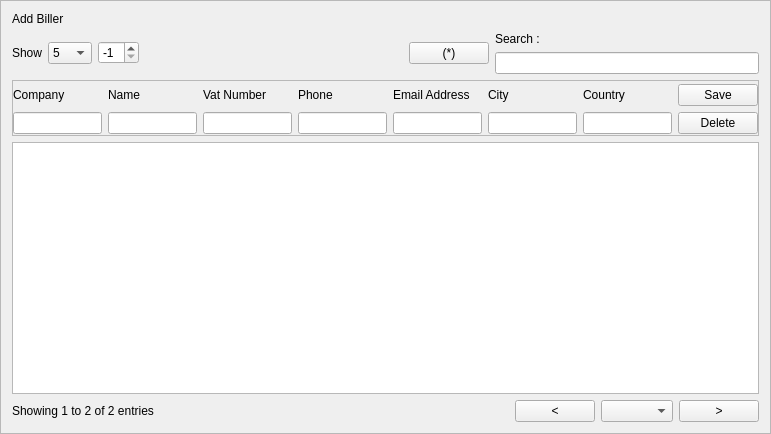
<?xml version="1.0" encoding="UTF-8"?>
<ui version="4.0">
 <class>F_ListBillers</class>
 <widget class="QFrame" name="F_ListBillers">
  <property name="geometry">
   <rect>
    <x>0</x>
    <y>0</y>
    <width>771</width>
    <height>434</height>
   </rect>
  </property>
  <property name="windowTitle">
   <string>Frame</string>
  </property>
  <property name="frameShape">
   <enum>QFrame::StyledPanel</enum>
  </property>
  <property name="frameShadow">
   <enum>QFrame::Raised</enum>
  </property>
  <layout class="QVBoxLayout" name="verticalLayout">
   <item>
    <widget class="QLabel" name="L_header">
     <property name="text">
      <string>Add Biller</string>
     </property>
    </widget>
   </item>
   <item>
    <layout class="QHBoxLayout" name="layoutHeader">
     <item>
      <layout class="QHBoxLayout" name="layoutRowBox">
       <item>
        <widget class="QLabel" name="L_show">
         <property name="text">
          <string>Show</string>
         </property>
        </widget>
       </item>
       <item>
        <widget class="QComboBox" name="Cb_rows">
         <item>
          <property name="text">
           <string>5</string>
          </property>
         </item>
         <item>
          <property name="text">
           <string>8</string>
          </property>
         </item>
         <item>
          <property name="text">
           <string>10</string>
          </property>
         </item>
         <item>
          <property name="text">
           <string>15</string>
          </property>
         </item>
         <item>
          <property name="text">
           <string>12</string>
          </property>
         </item>
         <item>
          <property name="text">
           <string>20</string>
          </property>
         </item>
        </widget>
       </item>
      </layout>
     </item>
     <item>
      <widget class="QSpinBox" name="Cb_IDUser">
       <property name="minimum">
        <number>-1</number>
       </property>
       <property name="value">
        <number>-1</number>
       </property>
      </widget>
     </item>
     <item>
      <spacer name="horizontalSpacer_2">
       <property name="orientation">
        <enum>Qt::Horizontal</enum>
       </property>
       <property name="sizeHint" stdset="0">
        <size>
         <width>40</width>
         <height>20</height>
        </size>
       </property>
      </spacer>
     </item>
     <item>
      <widget class="QPushButton" name="Bt_editRow">
       <property name="text">
        <string>(*)</string>
       </property>
      </widget>
     </item>
     <item>
      <layout class="QVBoxLayout" name="layoutSearchBox">
       <item>
        <widget class="QLabel" name="L_search">
         <property name="text">
          <string>Search : </string>
         </property>
        </widget>
       </item>
       <item>
        <widget class="QLineEdit" name="Le_search"/>
       </item>
      </layout>
     </item>
    </layout>
   </item>
   <item>
    <widget class="QFrame" name="frame">
     <property name="frameShape">
      <enum>QFrame::StyledPanel</enum>
     </property>
     <property name="frameShadow">
      <enum>QFrame::Raised</enum>
     </property>
     <layout class="QHBoxLayout" name="horizontalLayout_3">
      <property name="spacing">
       <number>6</number>
      </property>
      <property name="leftMargin">
       <number>0</number>
      </property>
      <property name="topMargin">
       <number>3</number>
      </property>
      <property name="rightMargin">
       <number>0</number>
      </property>
      <property name="bottomMargin">
       <number>1</number>
      </property>
      <item>
       <layout class="QHBoxLayout" name="layoutInputs">
        <property name="spacing">
         <number>6</number>
        </property>
        <item>
         <layout class="QVBoxLayout" name="layoutCompany">
          <item>
           <widget class="QLabel" name="L_company">
            <property name="text">
             <string>Company</string>
            </property>
           </widget>
          </item>
          <item>
           <widget class="QLineEdit" name="Le_company"/>
          </item>
         </layout>
        </item>
        <item>
         <layout class="QVBoxLayout" name="layoutName">
          <item>
           <widget class="QLabel" name="L_name">
            <property name="text">
             <string>Name</string>
            </property>
           </widget>
          </item>
          <item>
           <widget class="QLineEdit" name="Le_name"/>
          </item>
         </layout>
        </item>
        <item>
         <layout class="QVBoxLayout" name="layoutVATNumber">
          <item>
           <widget class="QLabel" name="L_VATNumber">
            <property name="text">
             <string>Vat Number</string>
            </property>
           </widget>
          </item>
          <item>
           <widget class="QLineEdit" name="Le_vatNumber"/>
          </item>
         </layout>
        </item>
        <item>
         <layout class="QVBoxLayout" name="layoutPhone">
          <item>
           <widget class="QLabel" name="L_phone">
            <property name="text">
             <string>Phone</string>
            </property>
           </widget>
          </item>
          <item>
           <widget class="QLineEdit" name="Le_phone"/>
          </item>
         </layout>
        </item>
        <item>
         <layout class="QVBoxLayout" name="layoutEmail">
          <item>
           <widget class="QLabel" name="L_email">
            <property name="text">
             <string>Email Address</string>
            </property>
           </widget>
          </item>
          <item>
           <widget class="QLineEdit" name="Le_email"/>
          </item>
         </layout>
        </item>
        <item>
         <layout class="QVBoxLayout" name="layoutCity">
          <item>
           <widget class="QLabel" name="L_city">
            <property name="text">
             <string>City</string>
            </property>
           </widget>
          </item>
          <item>
           <widget class="QLineEdit" name="Le_city"/>
          </item>
         </layout>
        </item>
        <item>
         <layout class="QVBoxLayout" name="layoutCountry">
          <item>
           <widget class="QLabel" name="L_country">
            <property name="text">
             <string>Country</string>
            </property>
           </widget>
          </item>
          <item>
           <widget class="QLineEdit" name="Le_country"/>
          </item>
         </layout>
        </item>
       </layout>
      </item>
      <item>
       <layout class="QVBoxLayout" name="layoutSubmit">
        <item>
         <widget class="QPushButton" name="Bt_save">
          <property name="text">
           <string>Save</string>
          </property>
         </widget>
        </item>
        <item>
         <widget class="QPushButton" name="bt_cancel">
          <property name="text">
           <string>Delete</string>
          </property>
         </widget>
        </item>
       </layout>
      </item>
     </layout>
    </widget>
   </item>
   <item>
    <widget class="QTableView" name="tableView"/>
   </item>
   <item>
    <layout class="QHBoxLayout" name="layoutFooter">
     <item>
      <widget class="QLabel" name="L_info">
       <property name="text">
        <string>Showing 1 to 2 of 2 entries</string>
       </property>
       <property name="scaledContents">
        <bool>true</bool>
       </property>
      </widget>
     </item>
     <item>
      <spacer name="horizontalSpacer">
       <property name="orientation">
        <enum>Qt::Horizontal</enum>
       </property>
       <property name="sizeHint" stdset="0">
        <size>
         <width>40</width>
         <height>20</height>
        </size>
       </property>
      </spacer>
     </item>
     <item>
      <layout class="QHBoxLayout" name="layoutPagesCTR">
       <item>
        <widget class="QPushButton" name="Bt_previous">
         <property name="text">
          <string>&lt;</string>
         </property>
        </widget>
       </item>
       <item>
        <widget class="QComboBox" name="Cb_pages"/>
       </item>
       <item>
        <widget class="QPushButton" name="Bt_next">
         <property name="text">
          <string>&gt;</string>
         </property>
        </widget>
       </item>
      </layout>
     </item>
    </layout>
   </item>
  </layout>
 </widget>
 <resources/>
 <connections/>
</ui>
